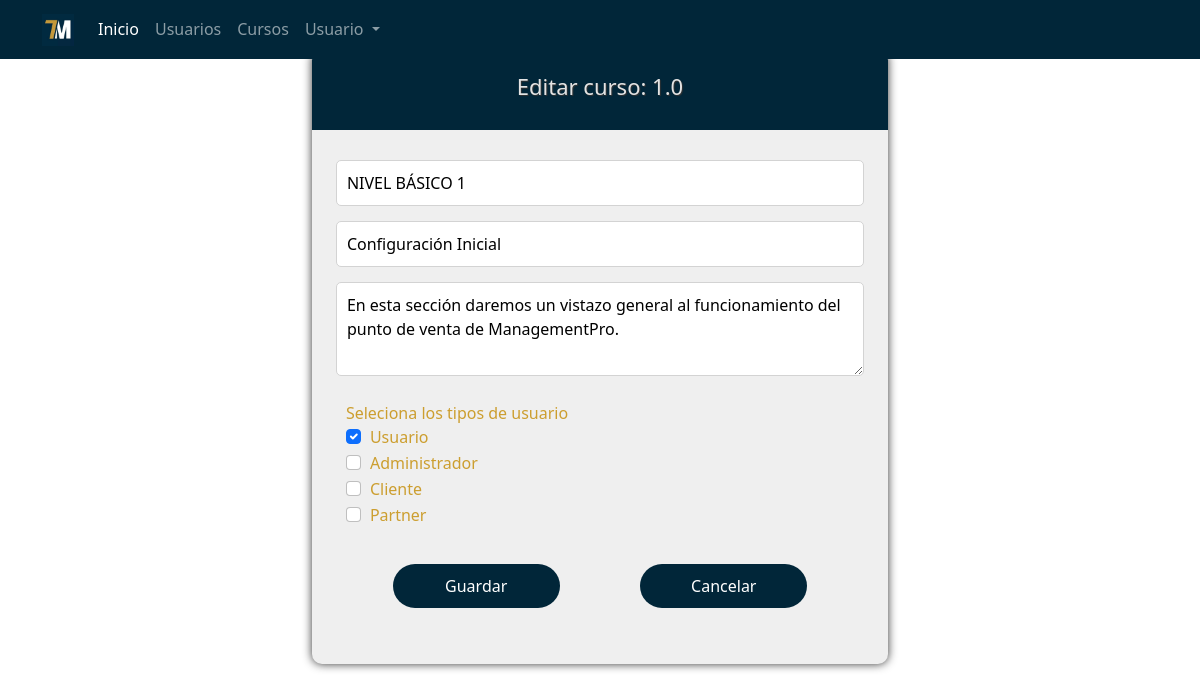
/admin/cursos/add/index.php?id=1.0 (signed in), run on the app's committed database.
### tables this page shows
CREATE TABLE `curso` (
  `Cr_Cve_Curso` decimal(18,0) NOT NULL,
  `Cr_Titulo` varchar(50) DEFAULT NULL,
  `Cr_Subtitulo` varchar(50) DEFAULT NULL,
  `Cr_Descripcion` text NOT NULL,
  `Oper_Alta` varchar(15) NOT NULL,
  `Fecha_Alta` date NOT NULL,
  `Oper_Modif` varchar(15) NOT NULL,
  `Fecha_Modif` date NOT NULL,
  `Oper_Baja` varchar(15) NOT NULL DEFAULT '"',
  `Fecha_Baja` date DEFAULT NULL,
  `Es_Cve_Estado` varchar(4) DEFAULT NULL
);

CREATE TABLE `tipo_usuario` (
  `Tu_Cve_Tipo_Usuario` decimal(18,0) NOT NULL,
  `Tu_Descripcion` varchar(50) DEFAULT NULL,
  `Es_Cve_Estado` varchar(4) DEFAULT NULL
);

### admin/cursos/add/index.php (the view, shortened to what this page needs)
<?php
    include ("../../../inc/conexion.php");
    $idCurso = trim(isset($_GET['id'])?$_GET['id']:'');
    $bNuevo = true;
    $cr_titulo = '';
    $cr_subtitulo = '';
    $cr_descripcion = '';
    if($idCurso!=''){
      $query = "SELECT * FROM Curso WHERE Cr_Cve_Curso = '$idCurso'";
      $result = mysqli_query($conn, $query);
      if(mysqli_num_rows($result)){
        $row = mysqli_fetch_array($result);
        $cr_titulo = $row['Cr_Titulo'];
        $cr_subtitulo = $row['Cr_Subtitulo'];
        $cr_descripcion = $row['Cr_Descripcion'];
        $bNuevo = false;
      }else{
        $idCurso = '';
      }
    }
    if($bNuevo){
      $tituloForm = 'Agregar nuevo curso';
    }else{
      $tituloForm = 'Editar curso: '.$idCurso;
    }
?>
<!DOCTYPE html>
<html lang="en">
  <head>
    <?php
        include ("../../../inc/base/head.php");
    ?>
  </head>
  <body>
    <?php
        include ("../../../inc/base/header.php");
    ?>
    <section class="cursos">
      <div class="contenedoregistro">
        <div class="contenedorvideo">
          <div class="titulovideo">
            <h3><?php echo $tituloForm ?></h3>
          </div>
        </div>
        <div class="contenedor_info_centro">
          <form id="FormRegistro" method="POST" action="javascript:sendForm()">
            <input class="elementos" type="text" name="Cr_Titulo" id="Cr_Titulo" placeholder="Escribe el título" value="<?php echo $cr_titulo ?>" required/>
            <input class="elementos" type="text" name="Cr_Subtitulo" id="Cr_Subtitulo" placeholder="Escribe el subtítulo" value="<?php echo $cr_subtitulo ?>" required/>
            <textarea class="elementos" rows="3" name="Cr_Descripcion" id="Cr_Descripcion" placeholder="Escribe la descripción"><?php echo $cr_descripcion ?></textarea>
            <div class="elementoslabel">
            <label for="" class="">Seleciona los tipos de usuario</label>
            <?php
              $query = "";
              $query .= "SELECT Tu.Tu_Cve_Tipo_Usuario as Clave, Tu.Tu_Descripcion as Descripcion, IFNULL(Ctu.Tu_Cve_Tipo_Usuario, -1) as Marcado ";
              $query .= "FROM Tipo_Usuario Tu ";
              $query .= " LEFT JOIN Curso_Tipo_Usuario Ctu ON Ctu.Tu_Cve_Tipo_Usuario = Tu.Tu_Cve_Tipo_Usuario AND Ctu.Cr_Cve_Curso = '$idCurso' ";
              $query .= "WHERE Tu.Es_Cve_Estado = 'AC' ";
              $result = mysqli_query($conn, $query);
              if(mysqli_num_rows($result)){
                while($row = mysqli_fetch_array($result)){
                  ?>
                  <div class="form-check">
                    <input class="form-check-input" type="checkbox" id="TipoUsuario_<?php echo $row['Clave']?>" name="TipoUsuario" value="<?php echo $row['Clave']?>" <?php echo ($row['Marcado']=='-1')?'':'checked'; ?>>
                    <label class="form-check-label" for="TipoUsuario_<?php echo $row['Clave']?>">
                      <?php echo $row['Descripcion'];?>
                    </label>
                  </div>
                  <?php
                }
              }
            ?>
            </div>
            <div class="opciones">
            <button type="submit" class="btn_ingresar" name="btnAdd"><?php echo ($bNuevo)?'Agregar':'Guardar'; ?></button>
            <button type="button" class="btn_ingresar" name="btnCancel"  onClick="pageBack()">Cancelar</button>
            </div>
          </form>
        </div>
      </div>
    </section>
  </body>
</html>

### css/site.css (style rules this page uses)
:root { font-family: "Roboto", sans-serif; --delgada: 300; --mediana: 500; --gruesa: 700; --azul: #012639; --naranja: #cc9e2f; --gris-intenso: #e3e3e3; --gris-suave: #efefef; }
* { box-sizing: border-box; margin: 0; padding: 0; }
body { font-family: "Roboto", sans-serif; font-size: 16px; line-height: 24px; color: #333; }
.contenedor_info_centro { width: 100%; min-height: 305px; padding: 30px 10px; display: inline-block; }
.elementoslabel { border-radius: 5px; padding: 10px; width: 95%; font-size: 16px; display: block; margin: auto; margin-bottom: 15px; }
.elementos { border-radius: 5px; border: 1px #d3d3d3 solid; padding: 10px; width: 95%; font-size: 16px; display: block; margin: auto; margin-bottom: 15px; }
.btn_ingresar { font-size: 16px; padding: 10px 30px; background-color: var(--azul); color: white; border: 0; border-radius: 40px; width: 30%; display: block; margin: auto; margin-top: 20px; }
label { font-size: 16px; color: var(--naranja); }
input[type="checkbox"] { width: 15px; height: 15px; }
.contenedoregistro { box-shadow: 0px 0px 10px #333; background-color: var(--gris-suave); border-radius: 10px; border-radius: 10px; width: 576px; min-height: 392px; }
.opciones { display: flex; justify-content: space-evenly; align-items: center; }
.opciones button { margin: 10px; }
.cursos { min-height: 657px; display: flex; justify-content: center; align-items: center; padding: 50px; }
.contenedorvideo { background-color: var(--azul); border-radius: 10px 10px 0px 0px; height: 80px; padding: 15px; display: flex; justify-content: center; align-items: center; }
.titulovideo h3 { font-size: 22px; line-height: 30px; text-align: center; color: var(--gris-intenso); text-shadow: 1px 1px 1px #333; }

### data on the page
curso: Cr_Titulo "NIVEL BÁSICO 1", Cr_Subtitulo "Configuración Inicial", Cr_Descripcion "En esta sección daremos un vistazo general al funcionamiento del punto de venta de ManagementPro."
tipo_usuario: Tu_Descripcion "Usuario"
tipo_usuario: Tu_Descripcion "Administrador"
tipo_usuario: Tu_Descripcion "Cliente"
tipo_usuario: Tu_Descripcion "Partner"

### other printed values
$tituloForm "Editar curso: 1.0"
